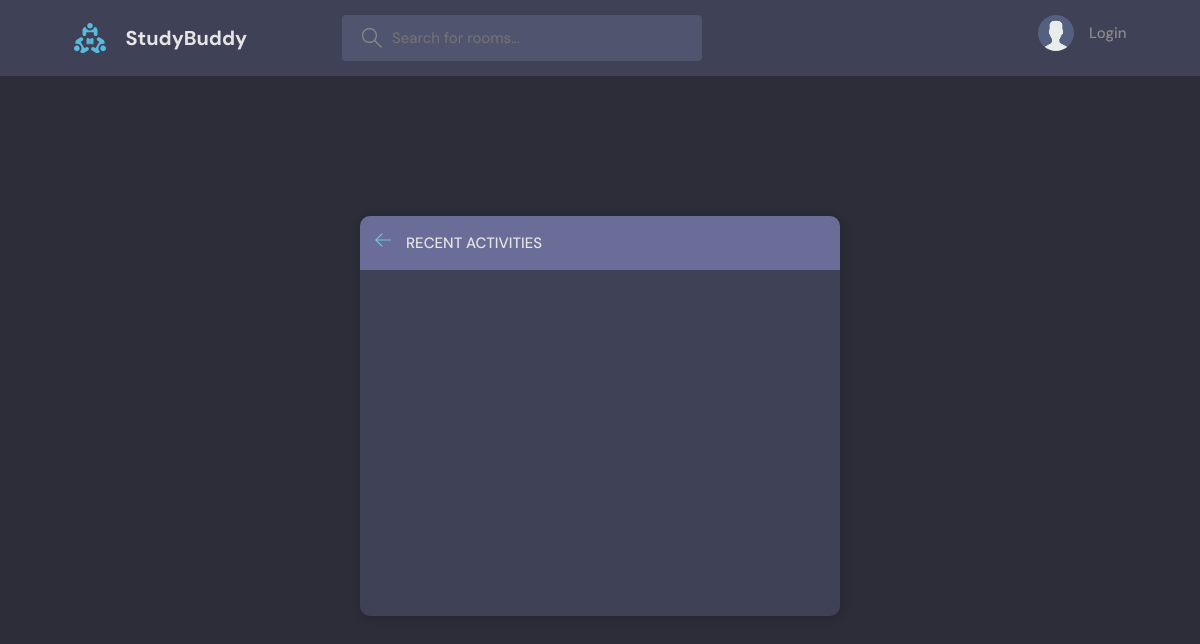
Before: /activity with the older database file.
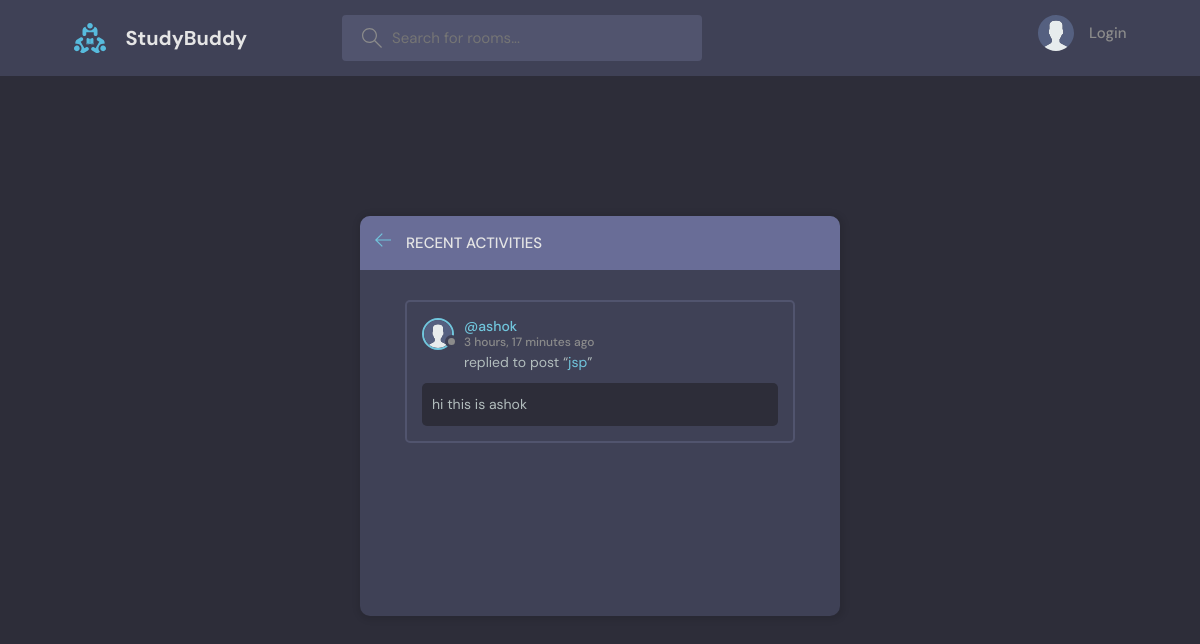
After: the same page with the newer database file.
### base/models.py (models this page shows, shortened)
class Message(models.Model):
    user = models.ForeignKey(User, on_delete=models.CASCADE)
    room = models.ForeignKey(Room, on_delete=models.CASCADE)
    body = models.TextField()
    updated = models.DateTimeField(auto_now=True)
    created = models.DateTimeField(auto_now_add=True)
    class Meta:
        ordering = ['-updated', '-created'] #newest item is shown first

class User(AbstractUser):
    name = models.CharField(max_length=200, null=True)
    email = models.EmailField(unique = True, null=True)
    bio = models.TextField(null=True)
    avatar = models.ImageField(null= True, default="avatar.svg")
    REQUIRED_FIELDS = []

class Room(models.Model):
    host =models.ForeignKey(User, on_delete=models.SET_NULL, null=True)
    topic =models.ForeignKey(Topic, on_delete=models.SET_NULL, null=True)
    name = models.CharField(max_length=200)
    description = models.TextField(null=True, blank=True)
    participants =models.ManyToManyField(User, related_name='participants', blank=True)
    updated = models.DateTimeField(auto_now=True)
    created = models.DateTimeField(auto_now_add=True)
    class Meta:
        ordering = ['-updated', '-created'] #newest item is shown first
    def __str__(self):
        return self.name

### base/views.py (the view)
# urls.py: path('activity', views.activityPage, name="activity"),
def activityPage(request):
    room_message = Message.objects.all()
    return render(request, 'base/activity.html',{'room_message':room_message})

### base/templates/base/activity.html (shortened to what this page needs)
{% extends 'main.html' %}
{% block content %}
    <main class="layout">
      <div class="container">
        <div class="layout__box">
          <div class="layout__boxHeader">
            <div class="layout__boxTitle">
              <a href="{% url 'home' %}">
                <svg version="1.1" xmlns="http://www.w3.org/2000/svg" width="32" height="32" viewBox="0 0 32 32">
                  <title>arrow-left</title>
                  <path
                    d="M13.723 2.286l-13.723 13.714 13.719 13.714 1.616-1.611-10.96-10.96h27.625v-2.286h-27.625l10.965-10.965-1.616-1.607z"
                  ></path>
                </svg>
              </a>
              <h3>Recent Activities</h3>
            </div>
          </div>
          <div class="activities-page layout__body">
            {% for message in room_message %}
            <div class="activities__box">
              <div class="activities__boxHeader roomListRoom__header">
                <a href="{% url 'user-profile' message.user.id %}" class="roomListRoom__author">
                  <div class="avatar avatar--small">
                    <img src="{{message.user.avatar.url}}" />
                  </div>
                  <p>
                    @{{message.user}}
                    <span>{{message.created| timesince}} ago</span>
                  </p>
                </a>
              </div>
              <div class="activities__boxContent">
                <p>replied to post “<a href="{% url 'rooms' message.room.id %}">{{message.room}}</a>”</p>
                <div class="activities__boxRoomContent">
                  {{message.body}}
                </div>
              </div>
            </div>
            {% endfor %}
          </div>
        </div>
      </div>
    </main>
{% endblock content %}

Changed rows visible on the page:
added Message: user.avatar (placeholder picture), user "ashok", created "3 hours, 17 minutes", room "jsp", body "hi this is ashok"
